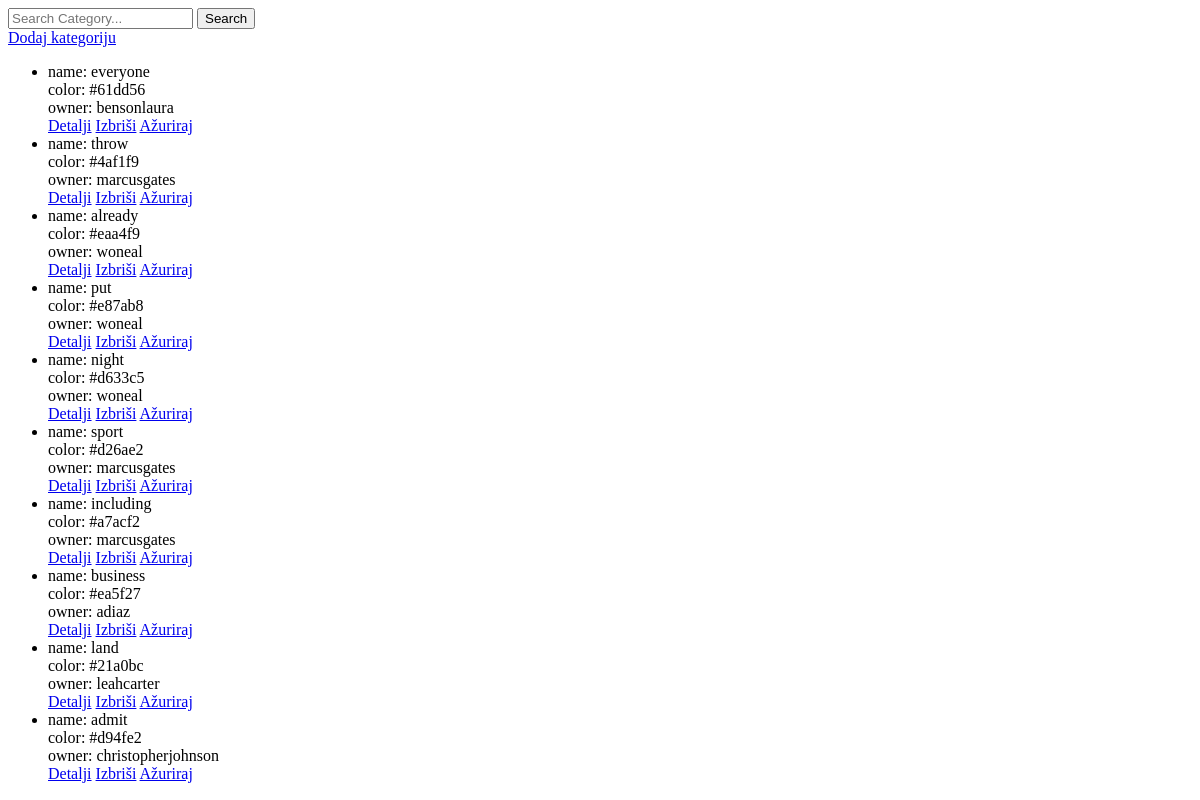
The app's page /category/, older data.
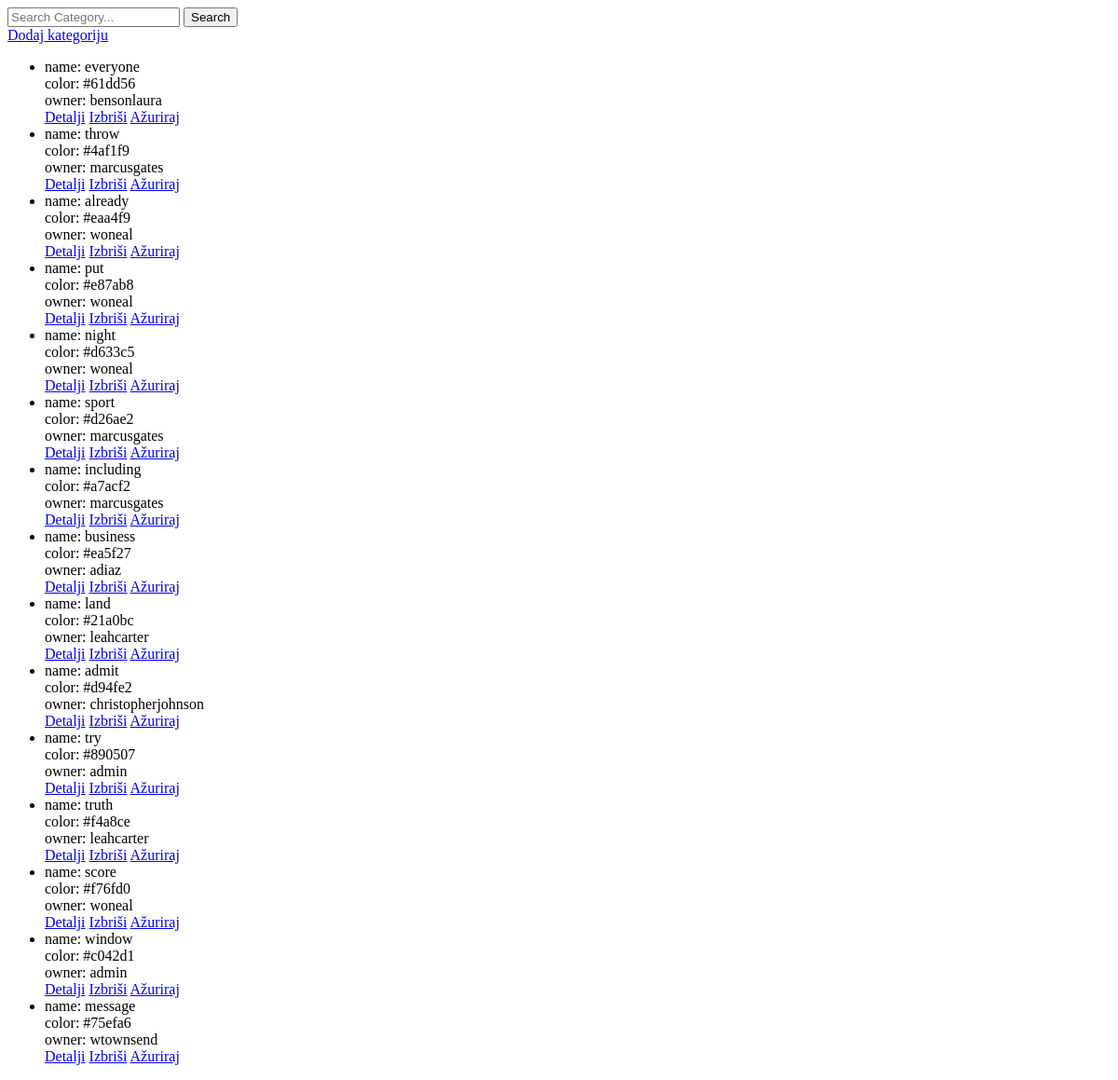
The same page, newer data.
### main/models.py (models this page shows, shortened)
class Category(models.Model):
    name = models.CharField(max_length=100)
    color = models.CharField(max_length=7, default="#FFFFFF")  # HEX kod boje
    owner = models.ForeignKey(User, on_delete=models.CASCADE, related_name="categories")

### main/views.py (the view)
# urls.py: path('category/', CategoryList.as_view(), name='category_list'),
class CategoryList(ListView):
    model = Category
    def get_queryset(self):
        queryset = super().get_queryset()
        query = self.request.GET.get('q')
        if query:
            queryset = queryset.filter(
                Q(name__icontains=query) | Q(description__icontains=query)
            )
        return queryset

### main/templates/main/category_list.html (shortened to what this page needs)
<!DOCTYPE html>
<html lang="en">
<head>
</head>
<body>
    <form method="GET" action="">
        <input type="text" name="q" placeholder="Search Category..." value="{{ request.GET.q }}">
        <button type="submit">Search</button>
    </form>
    <a href="{% url 'category_create' %}">Dodaj kategoriju</a>
    <ul>
        {% for category in object_list %}
            <li>
                name: {{ category.name }}<br>
                color: {{ category.color}}<br>
                owner: {{ category.owner }}<br>
                <a href="{% url 'category_detail' category.id %}"> Detalji</a>
                <a href="{% url 'category_delete' category.id %}">Izbriši</a>
                <a href="{% url 'category_update' category.id %}">Ažuriraj</a>
            </li>
        {% endfor %}
    </ul>
</body>
</html>

Row changes from the older to the newer data that the page shows:
added Category: name "try", color "#890507", owner "admin"
added Category: name "truth", color "#f4a8ce", owner "leahcarter"
added Category: name "score", color "#f76fd0", owner "woneal"
added Category: name "window", color "#c042d1", owner "admin"
added Category: name "message", color "#75efa6", owner "wtownsend"
